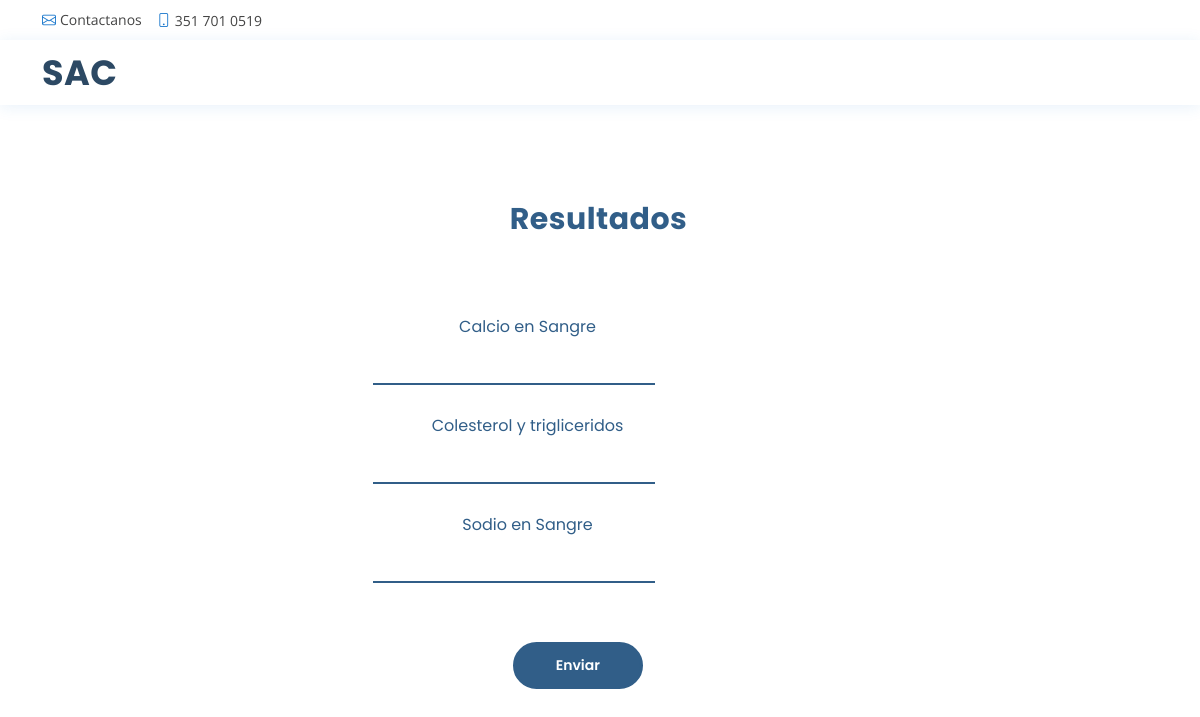
/solicitudext/14/ (signed in), run on the app's committed database.
### app/models.py (models this page shows)
class Estudio(models.Model):
    nombre = models.CharField(("Nombre"), max_length=50)
    codigo = models.CharField(("Codigo"), max_length=50)
    valor_ref_min = models.CharField(("Valor Referencia Minimo"), max_length=50)
    valor_ref_max = models.CharField(("Valor Referencia Maximo"), max_length=50)
    valor_hallado = models.CharField(("Valor Hallado"), max_length=50, null=True)

### app/views.py (the view, shortened to what this page needs)
# urls.py: path("solicitudext/<int:solicitud_id>/", SolicitudExtView.as_view(), name="solicitudext"),
class SolicitudExtView(View):
    template_name = 'solicitud_ext.html'
    def get(self, request, solicitud_id):
        solicitud = Solicitud.objects.get(id=solicitud_id)
        return render(request, self.template_name, {'solicitud': solicitud})

### app/templates/solicitud_ext.html (shortened to what this page needs)
{% load static %}
{% if user.is_authenticated %}
{% if user.is_recep == False %}
<!DOCTYPE html>
<html lang="en">
<head>
  <link href="{% static 'assets/fontawesome-free/css/all.min.css' %}" rel="stylesheet">
  <link href="{% static 'assets/bootstrap/css/bootstrap.min.css' %}" rel="stylesheet">
  <link href="{% static 'assets/bootstrap-icons/bootstrap-icons.css' %}" rel="stylesheet">
  <link href="{% static 'assets/boxicons/css/boxicons.min.css' %}" rel="stylesheet">
  <link href="{% static 'assets/glightbox/css/glightbox.min.css' %}" rel="stylesheet">
  <link href="{% static 'assets/remixicon/remixicon.css' %}" rel="stylesheet">
  <link href="{% static 'assets/swiper/swiper-bundle.min.css' %}" rel="stylesheet">
  <link href="{% static 'assets/css/style.css' %}" rel="stylesheet">
  <div id="topbar" class="d-flex align-items-center fixed-top">
    <div class="container d-flex justify-content-between">
      <div class="contact-info d-flex align-items-center">
        <i class="bi bi-envelope"></i> <a href="joaquinparraga51@gmail.com">Contactanos</a>
        <i class="bi bi-phone"></i> 351 701 0519
      </div>
    </div>
  </div>
  <header id="header" class="fixed-top">
    <div class="container d-flex align-items-center">
      <h1 class="logo me-auto"><a href= {%url "home" %} >SAC</a></h1>
    </div>
  </header>
<body>
    <h2>Selecciona tus opciones:</h2>
<div class="estudios-box">
    <form method="post">
        <h2 class="solicitud-t txt" >Resultados</h2>
        {% for estudio in solicitud.estudios.all %}
        <label for="{{ estudio.id }}"></label><br>
        <label class="fecha-receta" for="fecha">{{ estudio.nombre }}</label>
        <br><br>
        <input class="inputsolicitud" type="text" id="value" name="value_{{ estudio.id }}">
        {% endfor %}
        <label for="opcion5"></label><br>
        <input class="btn-estudios" type="submit" value="Enviar">
    </form>
</div>
</body>
</html>
{% else %}
<script>
    window.location.href = "{% url 'solicitud' %}";
</script>
{% endif %}
{% else %}
<script>
      window.location.href = "{% url 'home' %}";
    </script>
{% endif %}

### app/static/assets/css/style.css (style rules this page uses)
body { font-family: "Open Sans", sans-serif; color: #444444; }
a { color: #1977cc; text-decoration: none; }
h1, h2, h3, h4, h5, h6 { font-family: "Raleway", sans-serif; }
label { display: block; margin-bottom: 8px; }
#topbar { background: #fff; height: 40px; font-size: 14px; transition: all 0.5s; z-index: 996; }
#topbar .contact-info a { line-height: 1; color: #444444; transition: 0.3s; }
#topbar .contact-info i { color: #1977cc; padding-right: 4px; margin-left: 15px; line-height: 0; }
#topbar .contact-info i:first-child { margin-left: 0; }
#header { background: #fff; transition: all 0.5s; z-index: 997; padding: 15px 0; top: 40px; box-shadow: 0px 2px 15px rgba(25, 119, 204, 0.1); }
#header .logo { font-size: 35px; margin: 0; padding: 0; line-height: 1; font-weight: 700; letter-spacing: 0.5px; font-family: "Poppins", sans-serif; }
.inputsolicitud { appearance: none; border: none; outline: none; margin-left: 10px; border-bottom: .2em solid #315e88; background: rgba(#315e88, .2); border-radius: .2em .2em 0 0; padding: .4em; color: #315e88; }
.solicitud-t { font-size: 30px; line-height: 1; margin-bottom: 60px; color: #315e88; font-weight: 700; margin-left: 147px; letter-spacing: 0.5px; font-family: "Poppins", sans-serif; }
#header .logo a { color: #2c4964; }
.estudios-box { display: flex; height: 650px; color: #315e88; font-size: 14px; margin-right: 150px; font-family: "Poppins", sans-serif; align-items: center; justify-content: center; }
.fecha-receta { font-size: 16px; margin-bottom: -30px; text-align: center; margin-left: 5px; }
.txt { margin-top: 150px; }

### data on the page
Estudio: nombre "Calcio en Sangre"
Estudio: nombre "Colesterol y trigliceridos"
Estudio: nombre "Sodio en Sangre"
